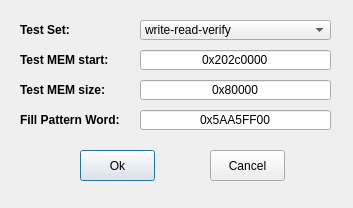
<?xml version="1.0" encoding="UTF-8"?>
<ui version="4.0">
 <class>rwTestDialog</class>
 <widget class="QDialog" name="rwTestDialog">
  <property name="geometry">
   <rect>
    <x>0</x>
    <y>0</y>
    <width>353</width>
    <height>208</height>
   </rect>
  </property>
  <property name="windowTitle">
   <string>Dialog</string>
  </property>
  <widget class="QLabel" name="label_testSet">
   <property name="geometry">
    <rect>
     <x>20</x>
     <y>20</y>
     <width>111</width>
     <height>20</height>
    </rect>
   </property>
   <property name="font">
    <font>
     <weight>75</weight>
     <bold>true</bold>
    </font>
   </property>
   <property name="text">
    <string>Test Set:</string>
   </property>
  </widget>
  <widget class="QComboBox" name="comboBox_testSet">
   <property name="geometry">
    <rect>
     <x>140</x>
     <y>20</y>
     <width>191</width>
     <height>20</height>
    </rect>
   </property>
   <item>
    <property name="text">
     <string>write-read-verify</string>
    </property>
   </item>
  </widget>
  <widget class="QPushButton" name="pushButton_ok">
   <property name="geometry">
    <rect>
     <x>80</x>
     <y>150</y>
     <width>75</width>
     <height>31</height>
    </rect>
   </property>
   <property name="text">
    <string>Ok</string>
   </property>
  </widget>
  <widget class="QPushButton" name="pushButton_cancel">
   <property name="geometry">
    <rect>
     <x>210</x>
     <y>150</y>
     <width>75</width>
     <height>31</height>
    </rect>
   </property>
   <property name="text">
    <string>Cancel</string>
   </property>
  </widget>
  <widget class="QLabel" name="label_testMemStart">
   <property name="geometry">
    <rect>
     <x>20</x>
     <y>50</y>
     <width>111</width>
     <height>20</height>
    </rect>
   </property>
   <property name="font">
    <font>
     <weight>75</weight>
     <bold>true</bold>
    </font>
   </property>
   <property name="text">
    <string>Test MEM start:</string>
   </property>
  </widget>
  <widget class="QLabel" name="label_testMemSize">
   <property name="geometry">
    <rect>
     <x>20</x>
     <y>80</y>
     <width>111</width>
     <height>20</height>
    </rect>
   </property>
   <property name="font">
    <font>
     <weight>75</weight>
     <bold>true</bold>
    </font>
   </property>
   <property name="text">
    <string>Test MEM size:</string>
   </property>
  </widget>
  <widget class="QLabel" name="label_fillPatternWord">
   <property name="geometry">
    <rect>
     <x>20</x>
     <y>110</y>
     <width>111</width>
     <height>20</height>
    </rect>
   </property>
   <property name="font">
    <font>
     <weight>75</weight>
     <bold>true</bold>
    </font>
   </property>
   <property name="text">
    <string>Fill Pattern Word:</string>
   </property>
  </widget>
  <widget class="QLineEdit" name="lineEdit_testMemSize">
   <property name="geometry">
    <rect>
     <x>140</x>
     <y>80</y>
     <width>191</width>
     <height>20</height>
    </rect>
   </property>
   <property name="text">
    <string>0x80000</string>
   </property>
   <property name="alignment">
    <set>Qt::AlignCenter</set>
   </property>
  </widget>
  <widget class="QLineEdit" name="lineEdit_fillPatternWord">
   <property name="geometry">
    <rect>
     <x>140</x>
     <y>110</y>
     <width>191</width>
     <height>20</height>
    </rect>
   </property>
   <property name="text">
    <string>0x5AA5FF00</string>
   </property>
   <property name="alignment">
    <set>Qt::AlignCenter</set>
   </property>
  </widget>
  <widget class="QLineEdit" name="lineEdit_testMemStart">
   <property name="geometry">
    <rect>
     <x>140</x>
     <y>50</y>
     <width>191</width>
     <height>20</height>
    </rect>
   </property>
   <property name="text">
    <string>0x202c0000</string>
   </property>
   <property name="alignment">
    <set>Qt::AlignCenter</set>
   </property>
  </widget>
 </widget>
 <resources/>
 <connections/>
</ui>
